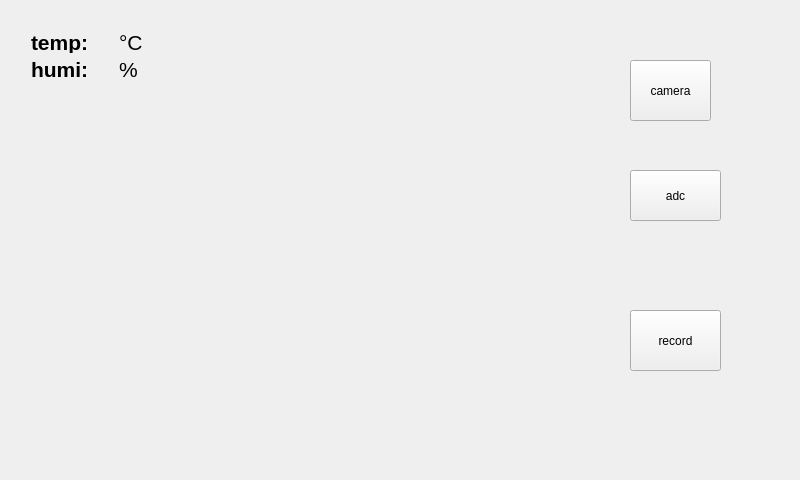
<?xml version="1.0" encoding="UTF-8"?>
<ui version="4.0">
 <class>SmartHomeMainWindow</class>
 <widget class="QWidget" name="SmartHomeMainWindow">
  <property name="geometry">
   <rect>
    <x>0</x>
    <y>0</y>
    <width>800</width>
    <height>480</height>
   </rect>
  </property>
  <property name="minimumSize">
   <size>
    <width>800</width>
    <height>480</height>
   </size>
  </property>
  <property name="maximumSize">
   <size>
    <width>800</width>
    <height>480</height>
   </size>
  </property>
  <property name="windowTitle">
   <string>SmartHomeMainWindow</string>
  </property>
  <widget class="QPushButton" name="cameraBt">
   <property name="geometry">
    <rect>
     <x>630</x>
     <y>60</y>
     <width>81</width>
     <height>61</height>
    </rect>
   </property>
   <property name="text">
    <string>camera</string>
   </property>
  </widget>
  <widget class="QPushButton" name="pushButton">
   <property name="geometry">
    <rect>
     <x>630</x>
     <y>170</y>
     <width>91</width>
     <height>51</height>
    </rect>
   </property>
   <property name="text">
    <string>adc</string>
   </property>
  </widget>
  <widget class="QPushButton" name="recordBt">
   <property name="geometry">
    <rect>
     <x>630</x>
     <y>310</y>
     <width>91</width>
     <height>61</height>
    </rect>
   </property>
   <property name="text">
    <string>record</string>
   </property>
  </widget>
  <widget class="QWidget" name="">
   <property name="geometry">
    <rect>
     <x>20</x>
     <y>20</y>
     <width>191</width>
     <height>71</height>
    </rect>
   </property>
   <layout class="QHBoxLayout" name="horizontalLayout">
    <item>
     <layout class="QVBoxLayout" name="verticalLayout">
      <item>
       <widget class="QLabel" name="humiLable">
        <property name="sizePolicy">
         <sizepolicy hsizetype="Expanding" vsizetype="Expanding">
          <horstretch>0</horstretch>
          <verstretch>0</verstretch>
         </sizepolicy>
        </property>
        <property name="font">
         <font>
          <pointsize>16</pointsize>
          <weight>75</weight>
          <bold>true</bold>
         </font>
        </property>
        <property name="text">
         <string>temp:</string>
        </property>
       </widget>
      </item>
      <item>
       <widget class="QLabel" name="tempLable">
        <property name="sizePolicy">
         <sizepolicy hsizetype="Expanding" vsizetype="Expanding">
          <horstretch>0</horstretch>
          <verstretch>0</verstretch>
         </sizepolicy>
        </property>
        <property name="font">
         <font>
          <pointsize>16</pointsize>
          <weight>75</weight>
          <bold>true</bold>
         </font>
        </property>
        <property name="text">
         <string>humi:</string>
        </property>
       </widget>
      </item>
     </layout>
    </item>
    <item>
     <layout class="QVBoxLayout" name="verticalLayout_2">
      <item>
       <widget class="QLabel" name="templable">
        <property name="sizePolicy">
         <sizepolicy hsizetype="Expanding" vsizetype="Expanding">
          <horstretch>0</horstretch>
          <verstretch>0</verstretch>
         </sizepolicy>
        </property>
        <property name="font">
         <font>
          <pointsize>16</pointsize>
         </font>
        </property>
        <property name="text">
         <string>°C</string>
        </property>
       </widget>
      </item>
      <item>
       <widget class="QLabel" name="humilable">
        <property name="sizePolicy">
         <sizepolicy hsizetype="Expanding" vsizetype="Expanding">
          <horstretch>0</horstretch>
          <verstretch>0</verstretch>
         </sizepolicy>
        </property>
        <property name="font">
         <font>
          <pointsize>16</pointsize>
         </font>
        </property>
        <property name="text">
         <string>%</string>
        </property>
       </widget>
      </item>
     </layout>
    </item>
   </layout>
  </widget>
 </widget>
 <layoutdefault spacing="6" margin="11"/>
 <resources/>
 <connections/>
</ui>
